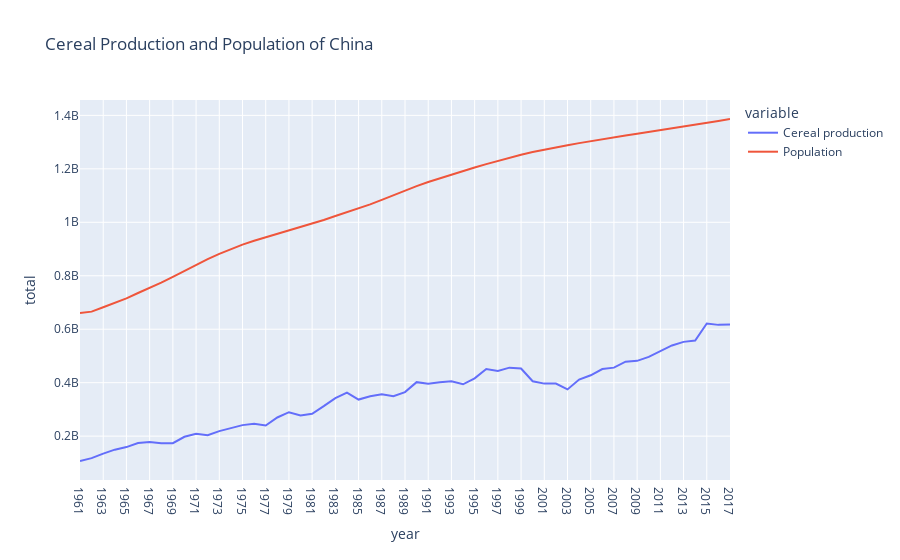

The notebook cell saved with this chart:
### Markdown cell above
Based on the trend lines of China's cereal production (in metric tons) and population, both are on upwards trends which shows that cereal production increases as population increases. The cereal to population ratio has also been generally rising, but has slightly decreased in recent years. 

Based on Malthus' view that population grows at an exponential rate, while food production increases only linearly, we can see that food production is indeed increasing relatively linearly, but population follows more of a log growth trend.

### Code cell
vars = {"AG.PRD.CREL.MT":"Cereal production",
        "SP.POP.TOTL":"Population"}
cereal = wbdata.get_dataframe(vars, country = "CHN")
#Removing NaN values
cereal = cereal.iloc[3:-1,:]
cereal = cereal.iloc[::-1]

cereal_china = px.line(cereal, labels = {'date':'year', 'value':'total'}, title = "Cereal Production and Population of China")
cereal_china.show();

### Figure 1 — Plotly figure (JSON) as saved in the notebook; plotly's stock layout.template omitted (floating-point values rounded to 4 significant figures)
{"data": [{"hovertemplate": "variable=Cereal production<br>year=%{x}<br>total=%{y}<extra></extra>", "legendgroup": "Cereal production", "line": {"color": "#636efa", "dash": "solid"}, "mode": "lines", "name": "Cereal production", "orientation": "v", "showlegend": true, "type": "scatter", "x": ["1961", "1962", "1963", "1964", "1965", "1966", "1967", "1968", "1969", "1970", "1971", "1972", "1973", "1974", "1975", "1976", "1977", "1978", "1979", "1980", "1981", "1982", "1983", "1984", "1985", "1986", "1987", "1988", "1989", "1990", "1991", "1992", "1993", "1994", "1995", "1996", "1997", "1998", "1999", "2000", "2001", "2002", "2003", "2004", "2005", "2006", "2007", "2008", "2009", "2010", "2011", "2012", "2013", "2014", "2015", "2016", "2017"], "xaxis": "x", "y": [107000000, 117640008, 134720016, 149430000, 159090000, 174500000, 178020016, 173855008, 173470016, 197635008, 209130016, 203340016, 218890016, 231390016, 241191200, 246655325, 239825142, 269820586, 289520560, 277190199, 283330308, 312085310, 342270058, 362820018, 336761042, 349163856, 356365875, 348996930, 364819680, 401934965, 396095011, 401702616, 405173951, 393891055, 416113700, 451045054, 443493425, 456246878, 453040320, 405224140, 396483872, 396676773, 374819700, 411571792, 427760100, 451107752, 456321100, 478546900, 481563308, 496343192, 519373896, 539346800, 552691792, 557417300, 621439200, 616250500, 617930299], "yaxis": "y"}, {"hovertemplate": "variable=Population<br>year=%{x}<br>total=%{y}<extra></extra>", "legendgroup": "Population", "line": {"color": "#EF553B", "dash": "solid"}, "mode": "lines", "name": "Population", "orientation": "v", "showlegend": true, "type": "scatter", "x": ["1961", "1962", "1963", "1964", "1965", "1966", "1967", "1968", "1969", "1970", "1971", "1972", "1973", "1974", "1975", "1976", "1977", "1978", "1979", "1980", "1981", "1982", "1983", "1984", "1985", "1986", "1987", "1988", "1989", "1990", "1991", "1992", "1993", "1994", "1995", "1996", "1997", "1998", "1999", "2000", "2001", "2002", "2003", "2004", "2005", "2006", "2007", "2008", "2009", "2010", "2011", "2012", "2013", "2014", "2015", "2016", "2017"], "xaxis": "x", "y": [660330000, 665770000, 682335000, 698355000, 715185000, 735400000, 754550000, 774510000, 796025000, 818315000, 841105000, 862030000, 881940000, 900350000, 916395000, 930685000, 943455000, 956165000, 969005000, 981235000, 993885000, 1008630000, 1023310000, 1036825000, 1051040000, 1066790000, 1084035000, 1101630000, 1118650000, 1135185000, 1150780000, 1164970000, 1178440000, 1191835000, 1204855000, 1217550000, 1230075000, 1241935000, 1252735000, 1262645000, 1271850000, 1280400000, 1288400000, 1296075000, 1303720000, 1311020000, 1317885000, 1324655000, 1331260000, 1337705000, 1344130000, 1350695000, 1357380000, 1364270000, 1371220000, 1378665000, 1386395000], "yaxis": "y"}], "layout": {"legend": {"title": {"text": "variable"}, "tracegroupgap": 0}, "title": {"text": "Cereal Production and Population of China"}, "xaxis": {"anchor": "y", "domain": [0, 1], "title": {"text": "year"}}, "yaxis": {"anchor": "x", "domain": [0, 1], "title": {"text": "total"}}}}
